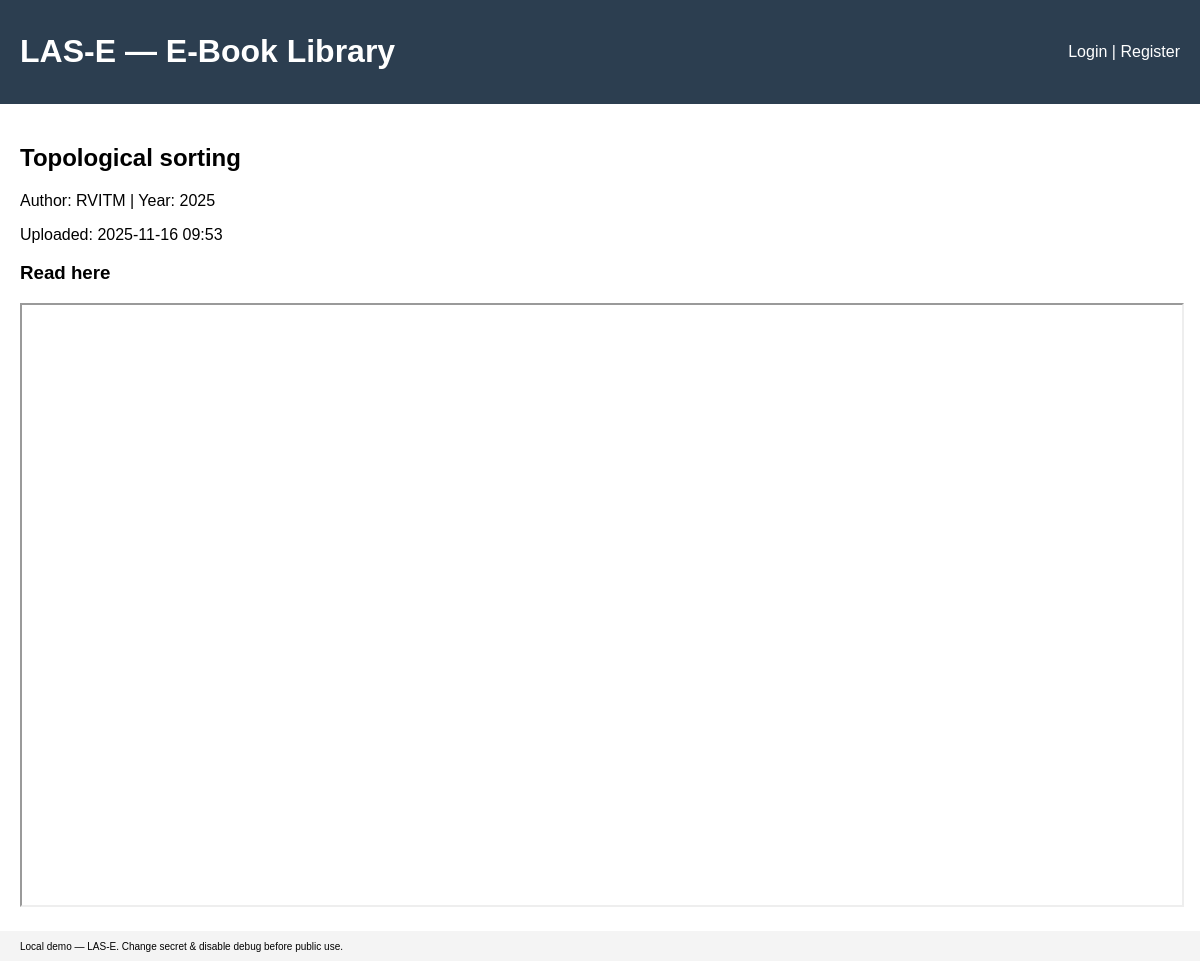
Page /book/3 on the committed database.
### app.py (models this page shows, shortened)
class Book(db.Model):
    id = db.Column(db.Integer, primary_key=True)
    title = db.Column(db.String(250), nullable=False)
    author = db.Column(db.String(200), nullable=True)
    year = db.Column(db.String(10), nullable=True)
    filename = db.Column(db.String(300), nullable=False)
    uploaded_on = db.Column(db.DateTime, default=datetime.utcnow)

### app.py (the view)
@app.route('/book/<int:book_id>')
def book_detail(book_id):
    book = Book.query.get_or_404(book_id)
    return render_template('book.html', book=book)

### templates/book.html (shortened to what this page needs)
{% extends "layout.html" %}
{% block content %}
<article class="book">
  <h2>{{ book.title }}</h2>
  <p>Author: {{ book.author or 'Unknown' }} | Year: {{ book.year or '—' }}</p>
  <p>Uploaded: {{ book.uploaded_on.strftime('%Y-%m-%d %H:%M') }}</p>
  <div class="reader">
    <h3>Read here</h3>
    <iframe src="{{ url_for('serve_ebook', filename=book.filename) }}" width="100%" height="600px"></iframe>
  </div>
</article>
{% endblock %}

### static/styles.css (style rules this page uses)
body { font-family: Arial, sans-serif; margin: 0; padding: 0; }

### rows in the picture
Book: title "Topological sorting", author "RVITM", year "2025", uploaded_on "2025-11-16 09:53"
